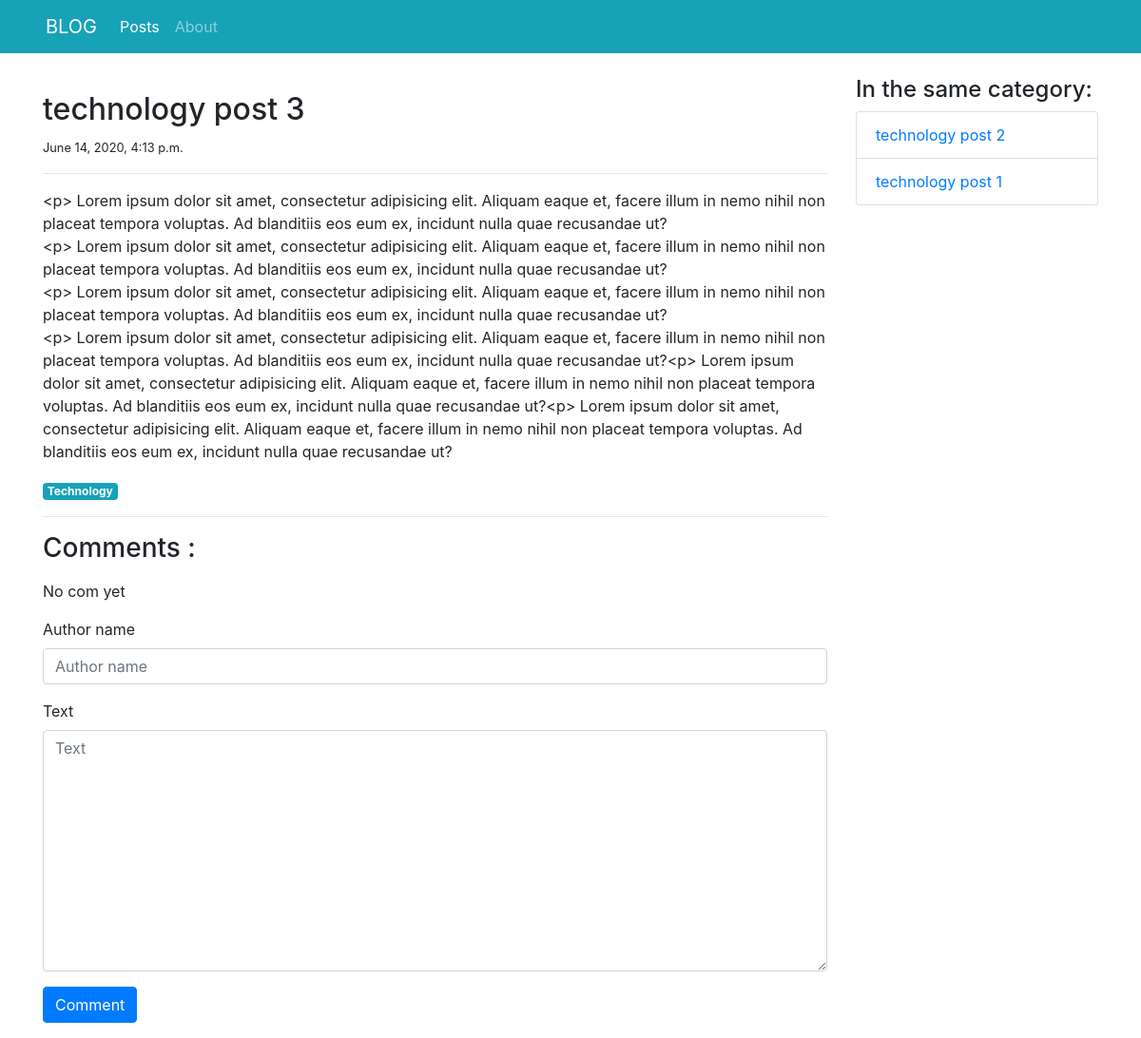
/blog/posts/detail/6/, run on the app's committed database.
### blog/models.py (models this page shows, shortened)
class Post(models.Model):
    title = models.CharField(max_length=100)
    category = models.ForeignKey('PostCategory', null=True, blank=True, on_delete=models.DO_NOTHING)
    published = models.BooleanField(default=True)
    text = models.TextField(blank=True)
    created_at = models.DateTimeField(auto_now_add=True)

class PostCategory(models.Model):
    name = models.CharField(max_length=50)
    def slug(self):
        return slugify(self.name)

### blog/views.py (the view)
# urls.py: path('posts/detail/<int:post_id>/', views.post_detail, name='post-detail'),
def post_detail(request, post_id, message=""):
    post = get_object_or_404(Post, pk=post_id)
    post_same_category = Post.objects.filter(published=True, category=post.category).exclude(pk=post_id)
    comments = post.comments.exclude(status=Comment.STATUS_HIDDEN).order_by('created_at')
    if request.method == 'POST':
        comment_form = CreateCommentForm(request.POST)
        if comment_form.is_valid():
            comment = comment_form.save(commit=False)
            comment.post = post
            comment.save()
            args = [post.pk, "Comment has been posted"]
            return HttpResponseRedirect(reverse('post-detail-message', args=args) + '#comments')
    else:
        comment_form = CreateCommentForm()
    context = {
        'navigation_items': navigation.navigation_items(navigation.NAV_POSTS),
        'post': post,
        'post_same_category': post_same_category,
        'comments': comments,
        'comment_form': comment_form,
        'message': message,
    }
    return render(request, 'blog/post-detail.html', context)

### blog/forms.py
class CreateCommentForm(forms.ModelForm):
    class Meta:
        model = Comment
        fields = ['author_name', 'text']

### blog/navigation.py (called while the page is built)
def navigation_items(selected_item):
    items = []
    for name, url in NAV_ITEMS:
        items.append({
            'name': name,
            'url': url,
            'active': True if selected_item == name else False
        })
    return items

### blog/templates/blog/post-detail.html (shortened to what this page needs)
{% extends 'base.html' %}
{% load bootstrap4 %}
{% block content %}
    <div class="col-sm-9">
        <div class="mt-3">
            <h2>{{ post.title}}</h2>
            <small>{{ post.created_at }}</small>
            <hr>
            <p class="text-muted">
                {{ post.text|linebreaks|safe }}
            </p>
            <a href="{% url 'post_list' post.category.slug %}" class="badge badge-info">
                {{ post.category.name|capfirst }}</a>
        </div>
        <hr>
        <div class="my-3" id="comments">
            <h3 class="mb-3">Comments :</h3>
            <ul class="list-unstyled">
                {% for com in comments %}
                <li class="media">
                    <i class="fas fa-user mr-2 mt-1"></i>
                    <div class="media-body">
                        <h5 class="mt-0 mb-1">{{ com.author_name|capfirst }}</h5>
                        <p>
                            <small class="text-muted">{{ com.created_at }}</small>
                        </p>
                        <p>
                            {% if com.status == 'moderated' %}
                                <span class="font-weight-light font-italic text-muted">
                                    [[ Moderated comment : {{ com.moderation_text }} ]]
                                </span>
                            {% else %}
                                " {{ com.text }} "
                            {% endif %}
                        </p>
                        <hr>
                    </div>
                </li>
                {% empty %}
                <li class="media"> </i> No com yet</li>
                {% endfor %}
            </ul>
            <form action="{% url 'post-detail' post.pk %}" method="post" class="form">
                {% bootstrap_form comment_form %}
                {% buttons %}
                <input type="submit" class="btn btn-primary" value="Comment">
                {% endbuttons %}
            </form>
        </div>
    </div>
    <aside class="col-sm-3">
        <h4> In the same category: </h4>
            <ul class="list-group">
                {% for post in post_same_category %}
                <li class="list-group-item">
                    <a href="{% url 'post-detail' post.pk %}">
                            {{ post.title|truncatewords:4 }}
                    </a>
                </li>
                {% empty %}
                    This is the only post
                {% endfor %}
            </ul>
    </aside>
{% endblock %}

### data on the page
Post: title "technology post 3", created_at "June 14, 2020, 4:13 p.m.", text "<p> Lorem ipsum dolor sit amet, consectetur adipisicing elit. Aliquam eaque et, facere illum in nemo nihil non placeat tempora voluptas. Ad blanditiis eos eum ex, incidunt nulla quae recusandae ut? <p> Lorem ipsum dolor sit amet, consectetur adipisicing elit. Aliquam eaque et, facere illum in nemo nihil non placeat tempora voluptas. Ad blanditiis eos eum ex, incidunt nulla quae recusandae ut? <p> Lorem ipsum dolor sit amet, consectetur adipisicing elit. Aliquam eaque et, facere illum in nemo nihil non placeat tempora voluptas. Ad blanditiis eos eum ex, incidunt nulla quae recusandae ut? <p> Lorem ipsum dolor sit amet, consectetur adipisicing elit. Aliquam eaque et, facere illum in nemo…", category.name "Technology"
Post: title "technology post 2"
Post: title "technology post 1"

### other printed values
{{ item.name }} "Posts" "About"
